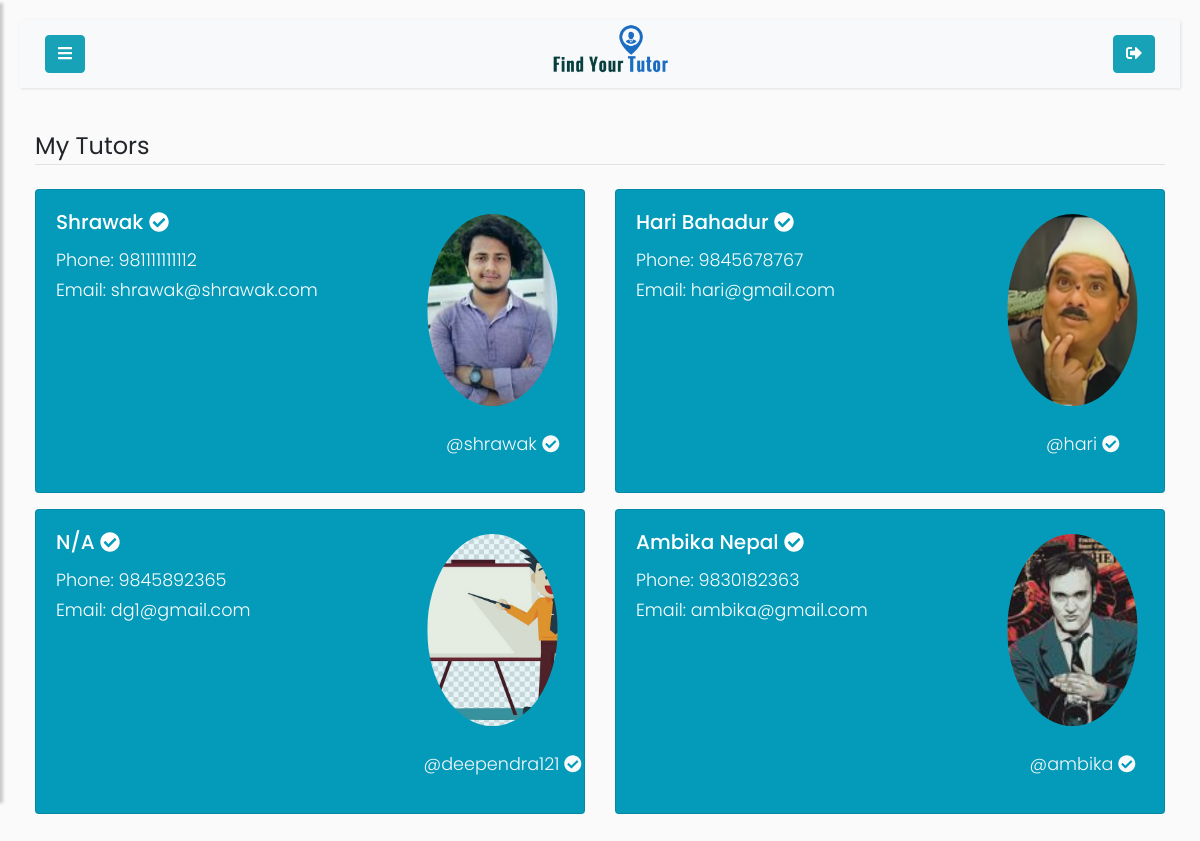
The page /student/my-tutors (signed in) on the database its author committed.
### app/models.py (models this page shows, shortened)
class User(UserMixin, db.Model):
    id = db.Column(db.Integer, primary_key=True)
    username = db.Column(db.String(64), index=True, unique=True)
    email = db.Column(db.String(64), index=True, unique=True)
    hash_password = db.Column(db.String(120))
    role = db.Column(db.String(7), index=True)
    confirmed_account = db.Column(db.Boolean, default=False)
    student = db.relationship('Student', backref='base', uselist=False, cascade="all, delete")
    tutor = db.relationship('Tutor', backref='base', uselist=False, cascade="all, delete")
    location = db.relationship('Location', backref='User', uselist=False, cascade="all, delete")
    mycourse = db.relationship('Mycourse', backref='User', cascade="all, delete")
    followed = db.relationship(
        'User',secondary=followers,
        primaryjoin=(followers.c.follower_id==id),
        secondaryjoin=(followers.c.followed_id==id),
        backref=db.backref('followers', lazy='dynamic'), lazy='dynamic'
    )

class Tutor(db.Model):
    phone = db.Column(db.String(10))
    user_id = db.Column(db.Integer, db.ForeignKey('user.id'), primary_key = True,)
    full_name = db.Column(db.String(64))
    state = db.Column(db.String(64))
    district = db.Column(db.String(64))
    municipality = db.Column(db.String(64))
    ward_no = db.Column(db.Integer)
    date_of_birth = db.Column(db.String(64))
    profile_pic = db.Column(db.String(255))
    description = db.Column(db.String(250))
    account_verification_status = db.Column(db.Boolean, default=False)
    experience = db.relationship('Experience', backref='Tutor', uselist=True ,cascade="all, delete")
    qualification = db.relationship('Qualification', backref='Tutor', uselist=True ,cascade="all, delete")
    achievement = db.relationship('Achievement', backref='Tutor', uselist=True ,cascade="all, delete")

### app/routes.py (the view)
@app.route('/student/my-tutors', methods=['POST', 'GET'])
@login_required
def student_followed_tutors():
    if current_user.is_authenticated and current_user.role == 'admin':
        return redirect('/admin')
    user = User.query.filter_by(username=current_user.username).first()
    followed_tutors=user.followed.all()
    if user.username == current_user.username and not is_tutor(user):
        student = Student.query.filter_by(user_id=user.id).first()
        return render_template('my-tutors.html', profilepic= fetch_profile_pic(student), user=user, followed_tutors=followed_tutors)
    elif user.username == current_user.username and is_tutor(user):
        return redirect(url_for('tutor_followers'))

### app/models.py (called while the page is built)
@login_manager.user_loader
def load_user(id):
    return User.query.get(int(id))

### app/routes.py (called while the page is built)
def is_tutor(user):
    if user.role == 'tutor':
        return True
    elif user.role == 'student':
        return False
    elif user.role == 'admin':
        return False

def fetch_profile_pic(user_obj):
    try:
        pic_name_from_db = getattr(user_obj, 'profile_pic')
        picture_path = os.path.join(app.root_path, 'static/profile_pics')
        if pic_name_from_db in os.listdir(picture_path):
            profile_pic = url_for('static',filename='profile_pics/' + pic_name_from_db)
            return profile_pic
        return fetch_default_profile_pic(user_obj)
    except:
        return fetch_default_profile_pic(user_obj)

### app/templates/my-tutors.html (shortened to what this page needs)
{% extends 'student.html' %}
{% block content %}
    <div class="container-fluid">
        <legend class="border-bottom mb-4">My Tutors</legend>
        <div class="row equal">
            {% for followed_tutor in followed_tutors %}
                <div class="col-md-6 mb-3 ">
                    <div class="card h-100" >
                        <div class="row flex-column-reverse flex-sm-row">
                            <div class="col-md-8" ">
                                <div class="card-body">
                                    <h5 class="card-title" >
                                        <a href="{{ url_for('profile', username=followed_tutor.username) }}">
                                            {{ followed_tutor.tutor.full_name or 'N/A'}}
                                        </a>
                                        {% if followed_tutor.role=="tutor" and followed_tutor.tutor.account_verification_status %}
                                                    <i class="fas fa-check-circle"></i>
                                        {% endif %}
                                    </h5>
                                    <p class="card-text">
                                        Phone: {{ followed_tutor.tutor.phone or 'n/a'}}
                                        <br>
                                        Email:
                                        {{ followed_tutor.email or 'n/a'}}
                                    </p>
                                </div>
                            </div>
                            <div class="col-md-4 img-responsive mx-auto d-block" style="margin:auto;text-align:center">
                                {% if followed_tutor.tutor.profile_pic %}
                                <a href="{{ url_for('profile', username=followed_tutor.username)}}" data-toggle="tooltip" title="Click here!">
                                      <img src="{{url_for('static',filename='profile_pics/'+followed_tutor.tutor.profile_pic)}}" class="img-responsive rounded-circle img-fluid mx-auto d-block" id="tutor_profile_pic" >
                                </a>
                                {% else %}
                                <a href="{{ url_for('profile', username=followed_tutor.username)}}" data-toggle="tooltip" title="Click here!">
                                    <img src="{{url_for('static',filename='profile_pics/tutor.jpg')}}" class="img-responsive rounded-circle img-fluid mx-auto d-block" id="tutor_profile_pic" >
                                </a>
                                {% endif %}
                                <p class="text-light">
                                    @{{ followed_tutor.username }}
                                    {% if followed_tutor.role=="tutor" and followed_tutor.tutor.account_verification_status %}
                                        <i class="fas fa-check-circle"></i>
                                    {% endif %}
                                </p>
                            </div>
                        </div>
                    </div>
                </div>
            {% endfor %}
        </div>
    </div>
{% endblock %}

### rows shown on the page
User: tutor "Shrawak", role "tutor" (drawn), tutor "981111111112", email "shrawak@shrawak.com", profile_pic (picture), username "shrawak"
User: tutor "Hari Bahadur", role "tutor" (drawn), tutor "9845678767", email "hari@gmail.com", profile_pic (picture), username "hari"
User: tutor "N/A", role "tutor" (drawn), tutor "9845892365", email "dg1@gmail.com", username "deependra121"
User: tutor "Ambika Nepal", role "tutor" (drawn), tutor "9830182363", email "ambika@gmail.com", profile_pic (picture), username "ambika"
